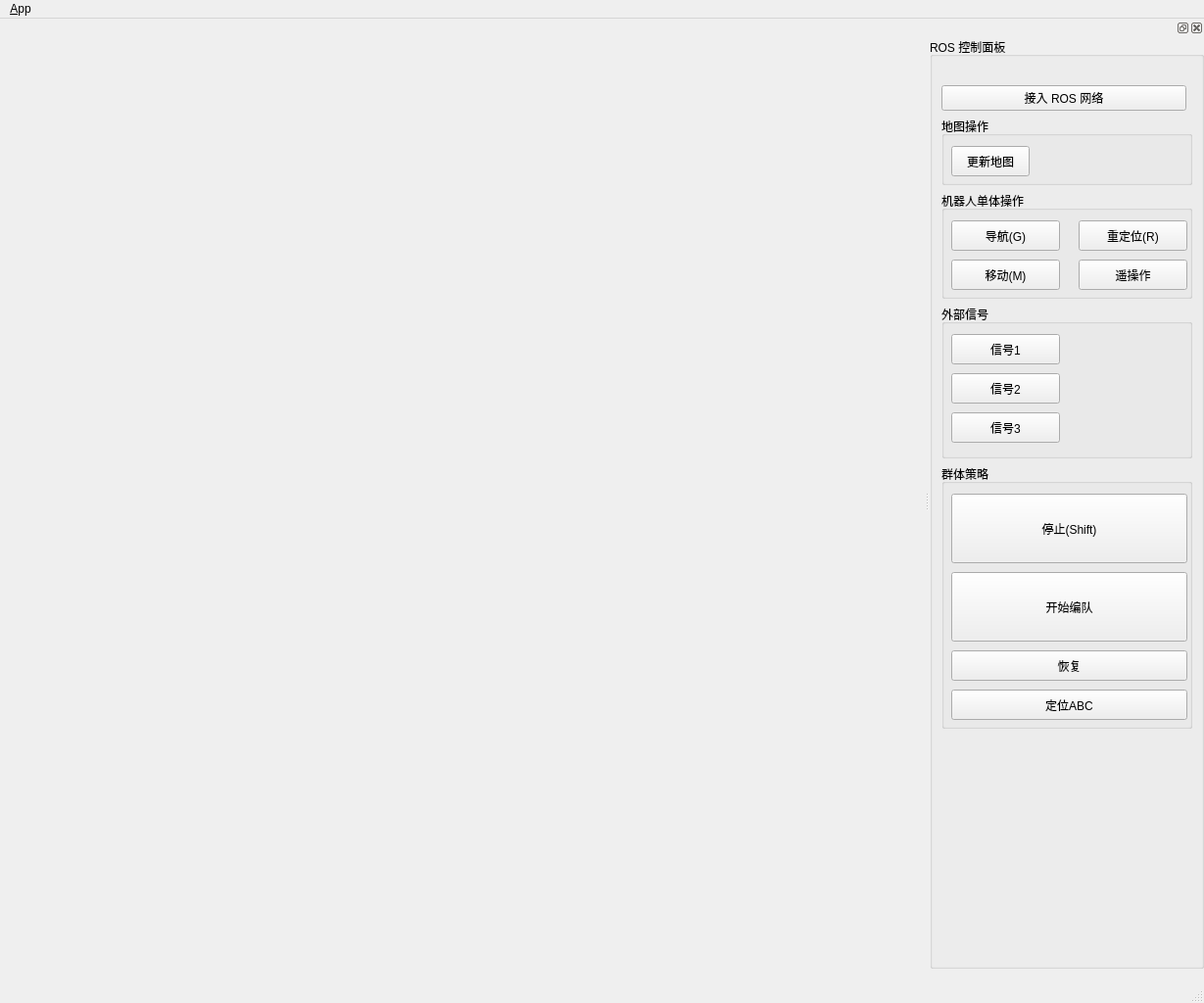
<?xml version="1.0" encoding="UTF-8"?>
<ui version="4.0">
 <class>MainWindowDesign</class>
 <widget class="QMainWindow" name="MainWindowDesign">
  <property name="geometry">
   <rect>
    <x>0</x>
    <y>0</y>
    <width>1229</width>
    <height>1024</height>
   </rect>
  </property>
  <property name="sizePolicy">
   <sizepolicy hsizetype="Maximum" vsizetype="Maximum">
    <horstretch>0</horstretch>
    <verstretch>0</verstretch>
   </sizepolicy>
  </property>
  <property name="windowTitle">
   <string>装甲兵工程学院_机器人集群编队</string>
  </property>
  <property name="windowIcon">
   <iconset resource="../resources/images.qrc">
    <normaloff>:/images/icon.png</normaloff>:/images/icon.png</iconset>
  </property>
  <property name="locale">
   <locale language="English" country="Australia"/>
  </property>
  <widget class="QWidget" name="window_frame">
   <property name="sizePolicy">
    <sizepolicy hsizetype="Expanding" vsizetype="Expanding">
     <horstretch>0</horstretch>
     <verstretch>0</verstretch>
    </sizepolicy>
   </property>
   <layout class="QHBoxLayout">
    <item>
     <widget class="QWidget" name="map_view" native="true">
      <property name="enabled">
       <bool>true</bool>
      </property>
      <property name="sizePolicy">
       <sizepolicy hsizetype="Expanding" vsizetype="Expanding">
        <horstretch>0</horstretch>
        <verstretch>0</verstretch>
       </sizepolicy>
      </property>
      <property name="sizeIncrement">
       <size>
        <width>0</width>
        <height>0</height>
       </size>
      </property>
      <property name="autoFillBackground">
       <bool>true</bool>
      </property>
     </widget>
    </item>
   </layout>
  </widget>
  <widget class="QMenuBar" name="menubar">
   <property name="geometry">
    <rect>
     <x>0</x>
     <y>0</y>
     <width>1229</width>
     <height>28</height>
    </rect>
   </property>
   <widget class="QMenu" name="menu_File">
    <property name="title">
     <string>&amp;App</string>
    </property>
    <addaction name="action_Preferences"/>
    <addaction name="separator"/>
    <addaction name="actionAbout"/>
    <addaction name="actionAbout_Qt"/>
    <addaction name="separator"/>
    <addaction name="action_Quit"/>
   </widget>
   <addaction name="menu_File"/>
  </widget>
  <widget class="QStatusBar" name="statusbar"/>
  <widget class="QDockWidget" name="dockWidget">
   <property name="sizePolicy">
    <sizepolicy hsizetype="Fixed" vsizetype="Preferred">
     <horstretch>0</horstretch>
     <verstretch>0</verstretch>
    </sizepolicy>
   </property>
   <property name="minimumSize">
    <size>
     <width>280</width>
     <height>500</height>
    </size>
   </property>
   <property name="windowTitle">
    <string/>
   </property>
   <attribute name="dockWidgetArea">
    <number>2</number>
   </attribute>
   <widget class="QWidget" name="dockWidgetContents">
    <widget class="QGroupBox" name="panel_box">
     <property name="geometry">
      <rect>
       <x>0</x>
       <y>0</y>
       <width>280</width>
       <height>951</height>
      </rect>
     </property>
     <property name="sizePolicy">
      <sizepolicy hsizetype="Fixed" vsizetype="Preferred">
       <horstretch>0</horstretch>
       <verstretch>0</verstretch>
      </sizepolicy>
     </property>
     <property name="title">
      <string>ROS 控制面板</string>
     </property>
     <layout class="QGridLayout" name="gridLayout">
      <item row="4" column="0" colspan="2">
       <widget class="QGroupBox" name="groupBox">
        <property name="minimumSize">
         <size>
          <width>0</width>
          <height>70</height>
         </size>
        </property>
        <property name="title">
         <string>地图操作</string>
        </property>
        <widget class="QPushButton" name="button_get_map">
         <property name="geometry">
          <rect>
           <x>10</x>
           <y>30</y>
           <width>80</width>
           <height>31</height>
          </rect>
         </property>
         <property name="text">
          <string>更新地图</string>
         </property>
        </widget>
       </widget>
      </item>
      <item row="5" column="0" colspan="2">
       <widget class="QGroupBox" name="groupBox_2">
        <property name="minimumSize">
         <size>
          <width>0</width>
          <height>110</height>
         </size>
        </property>
        <property name="title">
         <string>机器人单体操作</string>
        </property>
        <widget class="QPushButton" name="button_robot_pose">
         <property name="geometry">
          <rect>
           <x>140</x>
           <y>30</y>
           <width>111</width>
           <height>31</height>
          </rect>
         </property>
         <property name="text">
          <string>重定位(R)</string>
         </property>
        </widget>
        <widget class="QPushButton" name="button_navi_pose">
         <property name="geometry">
          <rect>
           <x>10</x>
           <y>30</y>
           <width>111</width>
           <height>31</height>
          </rect>
         </property>
         <property name="text">
          <string>导航(G)</string>
         </property>
        </widget>
        <widget class="QPushButton" name="button_robot_vel">
         <property name="geometry">
          <rect>
           <x>140</x>
           <y>70</y>
           <width>111</width>
           <height>31</height>
          </rect>
         </property>
         <property name="text">
          <string>遥操作</string>
         </property>
        </widget>
        <widget class="QPushButton" name="button_robot_move">
         <property name="geometry">
          <rect>
           <x>10</x>
           <y>70</y>
           <width>111</width>
           <height>31</height>
          </rect>
         </property>
         <property name="text">
          <string>移动(M)</string>
         </property>
        </widget>
       </widget>
      </item>
      <item row="8" column="0">
       <spacer name="verticalSpacer_3">
        <property name="orientation">
         <enum>Qt::Vertical</enum>
        </property>
        <property name="sizeHint" stdset="0">
         <size>
          <width>20</width>
          <height>233</height>
         </size>
        </property>
       </spacer>
      </item>
      <item row="7" column="0" colspan="2">
       <widget class="QGroupBox" name="groupBox_3">
        <property name="minimumSize">
         <size>
          <width>0</width>
          <height>270</height>
         </size>
        </property>
        <property name="title">
         <string>群体策略</string>
        </property>
        <widget class="QPushButton" name="button_stop_all">
         <property name="geometry">
          <rect>
           <x>10</x>
           <y>30</y>
           <width>241</width>
           <height>71</height>
          </rect>
         </property>
         <property name="text">
          <string>停止(Shift)</string>
         </property>
         <property name="iconSize">
          <size>
           <width>16</width>
           <height>16</height>
          </size>
         </property>
        </widget>
        <widget class="QPushButton" name="button_start_all">
         <property name="geometry">
          <rect>
           <x>10</x>
           <y>110</y>
           <width>241</width>
           <height>71</height>
          </rect>
         </property>
         <property name="text">
          <string>开始编队</string>
         </property>
        </widget>
        <widget class="QPushButton" name="button_pose_waypoint">
         <property name="geometry">
          <rect>
           <x>10</x>
           <y>230</y>
           <width>241</width>
           <height>31</height>
          </rect>
         </property>
         <property name="text">
          <string>定位ABC</string>
         </property>
        </widget>
        <widget class="QPushButton" name="button_continue_all">
         <property name="geometry">
          <rect>
           <x>10</x>
           <y>190</y>
           <width>241</width>
           <height>31</height>
          </rect>
         </property>
         <property name="text">
          <string>恢复</string>
         </property>
        </widget>
       </widget>
      </item>
      <item row="2" column="0">
       <widget class="QPushButton" name="button_connect">
        <property name="enabled">
         <bool>true</bool>
        </property>
        <property name="sizePolicy">
         <sizepolicy hsizetype="MinimumExpanding" vsizetype="Fixed">
          <horstretch>0</horstretch>
          <verstretch>0</verstretch>
         </sizepolicy>
        </property>
        <property name="toolTip">
         <string>Set the target to the current joint trajectory state.</string>
        </property>
        <property name="statusTip">
         <string>Clear all waypoints and set the target to the current joint trajectory state.</string>
        </property>
        <property name="text">
         <string>接入 ROS 网络</string>
        </property>
       </widget>
      </item>
      <item row="6" column="0" colspan="2">
       <widget class="QGroupBox" name="groupBox_6">
        <property name="sizePolicy">
         <sizepolicy hsizetype="Preferred" vsizetype="Preferred">
          <horstretch>0</horstretch>
          <verstretch>70</verstretch>
         </sizepolicy>
        </property>
        <property name="minimumSize">
         <size>
          <width>0</width>
          <height>150</height>
         </size>
        </property>
        <property name="title">
         <string>外部信号</string>
        </property>
        <widget class="QPushButton" name="button_signal_1">
         <property name="geometry">
          <rect>
           <x>10</x>
           <y>30</y>
           <width>111</width>
           <height>31</height>
          </rect>
         </property>
         <property name="text">
          <string>信号1</string>
         </property>
        </widget>
        <widget class="QPushButton" name="button_signal_2">
         <property name="geometry">
          <rect>
           <x>10</x>
           <y>70</y>
           <width>111</width>
           <height>31</height>
          </rect>
         </property>
         <property name="text">
          <string>信号2</string>
         </property>
        </widget>
        <widget class="QPushButton" name="button_signal_3">
         <property name="geometry">
          <rect>
           <x>10</x>
           <y>110</y>
           <width>111</width>
           <height>31</height>
          </rect>
         </property>
         <property name="text">
          <string>信号3</string>
         </property>
        </widget>
       </widget>
      </item>
      <item row="1" column="0">
       <widget class="QLabel" name="label">
        <property name="text">
         <string/>
        </property>
        <property name="pixmap">
         <pixmap resource="../resources/images.qrc">:/images/logo.png</pixmap>
        </property>
        <property name="scaledContents">
         <bool>true</bool>
        </property>
       </widget>
      </item>
     </layout>
    </widget>
   </widget>
  </widget>
  <action name="action_Quit">
   <property name="text">
    <string>&amp;Quit</string>
   </property>
   <property name="shortcut">
    <string>Ctrl+Q</string>
   </property>
   <property name="shortcutContext">
    <enum>Qt::ApplicationShortcut</enum>
   </property>
  </action>
  <action name="action_Preferences">
   <property name="text">
    <string>&amp;Preferences</string>
   </property>
  </action>
  <action name="actionAbout">
   <property name="text">
    <string>&amp;About</string>
   </property>
  </action>
  <action name="actionAbout_Qt">
   <property name="text">
    <string>About &amp;Qt</string>
   </property>
  </action>
 </widget>
 <resources>
  <include location="../resources/images.qrc"/>
 </resources>
 <connections>
  <connection>
   <sender>action_Quit</sender>
   <signal>triggered()</signal>
   <receiver>MainWindowDesign</receiver>
   <slot>close()</slot>
   <hints>
    <hint type="sourcelabel">
     <x>-1</x>
     <y>-1</y>
    </hint>
    <hint type="destinationlabel">
     <x>399</x>
     <y>299</y>
    </hint>
   </hints>
  </connection>
 </connections>
</ui>
